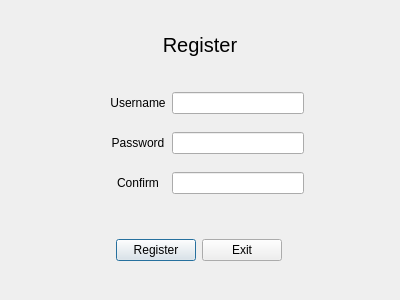
<?xml version="1.0" encoding="UTF-8"?>
<ui version="4.0">
 <class>HtlRegWindow</class>
 <widget class="QDialog" name="HtlRegWindow">
  <property name="geometry">
   <rect>
    <x>0</x>
    <y>0</y>
    <width>400</width>
    <height>300</height>
   </rect>
  </property>
  <property name="windowTitle">
   <string>Dialog</string>
  </property>
  <widget class="QLabel" name="label_top">
   <property name="geometry">
    <rect>
     <x>100</x>
     <y>20</y>
     <width>200</width>
     <height>50</height>
    </rect>
   </property>
   <property name="font">
    <font>
     <pointsize>15</pointsize>
    </font>
   </property>
   <property name="text">
    <string>Register</string>
   </property>
   <property name="alignment">
    <set>Qt::AlignCenter</set>
   </property>
  </widget>
  <widget class="QWidget" name="gridLayoutWidget">
   <property name="geometry">
    <rect>
     <x>110</x>
     <y>80</y>
     <width>194</width>
     <height>128</height>
    </rect>
   </property>
   <layout class="QGridLayout" name="gridLayout">
    <item row="0" column="0">
     <widget class="QLabel" name="UsernameLabel">
      <property name="text">
       <string>Username</string>
      </property>
      <property name="alignment">
       <set>Qt::AlignCenter</set>
      </property>
     </widget>
    </item>
    <item row="2" column="0">
     <widget class="QLabel" name="ConfirmLabel">
      <property name="text">
       <string>Confirm</string>
      </property>
      <property name="alignment">
       <set>Qt::AlignCenter</set>
      </property>
     </widget>
    </item>
    <item row="1" column="0">
     <widget class="QLabel" name="PasswordLabel">
      <property name="text">
       <string>Password</string>
      </property>
      <property name="alignment">
       <set>Qt::AlignCenter</set>
      </property>
     </widget>
    </item>
    <item row="0" column="1">
     <widget class="QLineEdit" name="UsernameLineEdit"/>
    </item>
    <item row="1" column="1">
     <widget class="QLineEdit" name="PasswordLineEdit">
      <property name="echoMode">
       <enum>QLineEdit::PasswordEchoOnEdit</enum>
      </property>
     </widget>
    </item>
    <item row="2" column="1">
     <widget class="QLineEdit" name="ConfirmLineEdit">
      <property name="echoMode">
       <enum>QLineEdit::PasswordEchoOnEdit</enum>
      </property>
     </widget>
    </item>
   </layout>
  </widget>
  <widget class="QWidget" name="horizontalLayoutWidget">
   <property name="geometry">
    <rect>
     <x>8</x>
     <y>220</y>
     <width>381</width>
     <height>61</height>
    </rect>
   </property>
   <layout class="QHBoxLayout" name="horizontalLayout">
    <item>
     <spacer name="horizontalSpacer">
      <property name="orientation">
       <enum>Qt::Horizontal</enum>
      </property>
      <property name="sizeHint" stdset="0">
       <size>
        <width>40</width>
        <height>20</height>
       </size>
      </property>
     </spacer>
    </item>
    <item>
     <widget class="QPushButton" name="RegisterBtn">
      <property name="text">
       <string>Register</string>
      </property>
     </widget>
    </item>
    <item>
     <widget class="QPushButton" name="ExitBtn">
      <property name="text">
       <string>Exit</string>
      </property>
     </widget>
    </item>
    <item>
     <spacer name="horizontalSpacer_2">
      <property name="orientation">
       <enum>Qt::Horizontal</enum>
      </property>
      <property name="sizeHint" stdset="0">
       <size>
        <width>40</width>
        <height>20</height>
       </size>
      </property>
     </spacer>
    </item>
   </layout>
  </widget>
 </widget>
 <resources/>
 <connections/>
</ui>
